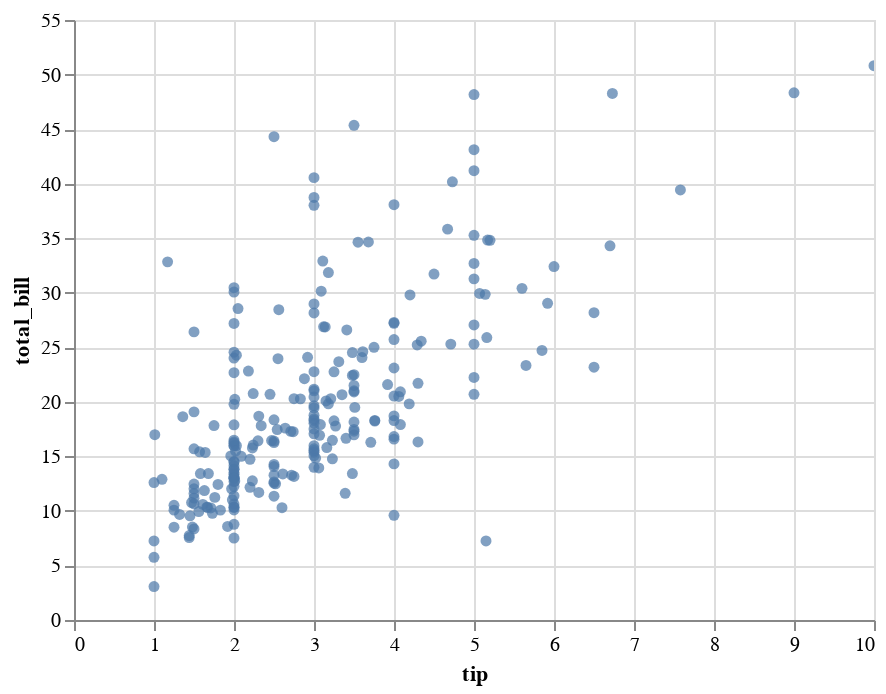

This figure's notebook cell:
### Code cell
palt.scatter(tips, 'tip', 'total_bill').interactive()

### Figure 1 — Vega-Lite specification as saved in the notebook (floating-point values rounded to 4 significant figures; data arrays with more than 128 entries replaced by an {"elided": "..."} marker saying what was removed)
{"$schema": "https://vega.github.io/schema/vega-lite/v2.4.1.json", "config": {"view": {"height": 300, "width": 400}}, "data": {"values": {"elided": "244 records"}}, "encoding": {"x": {"field": "tip", "type": "quantitative"}, "y": {"field": "total_bill", "type": "quantitative"}}, "mark": "circle", "selection": {"selector001": {"bind": "scales", "encodings": ["x", "y"], "mark": {"fill": "#333", "fillOpacity": 0.125, "stroke": "white"}, "on": "[mousedown, window:mouseup] > window:mousemove!", "resolve": "global", "translate": "[mousedown, window:mouseup] > window:mousemove!", "type": "interval", "zoom": "wheel!"}}}
